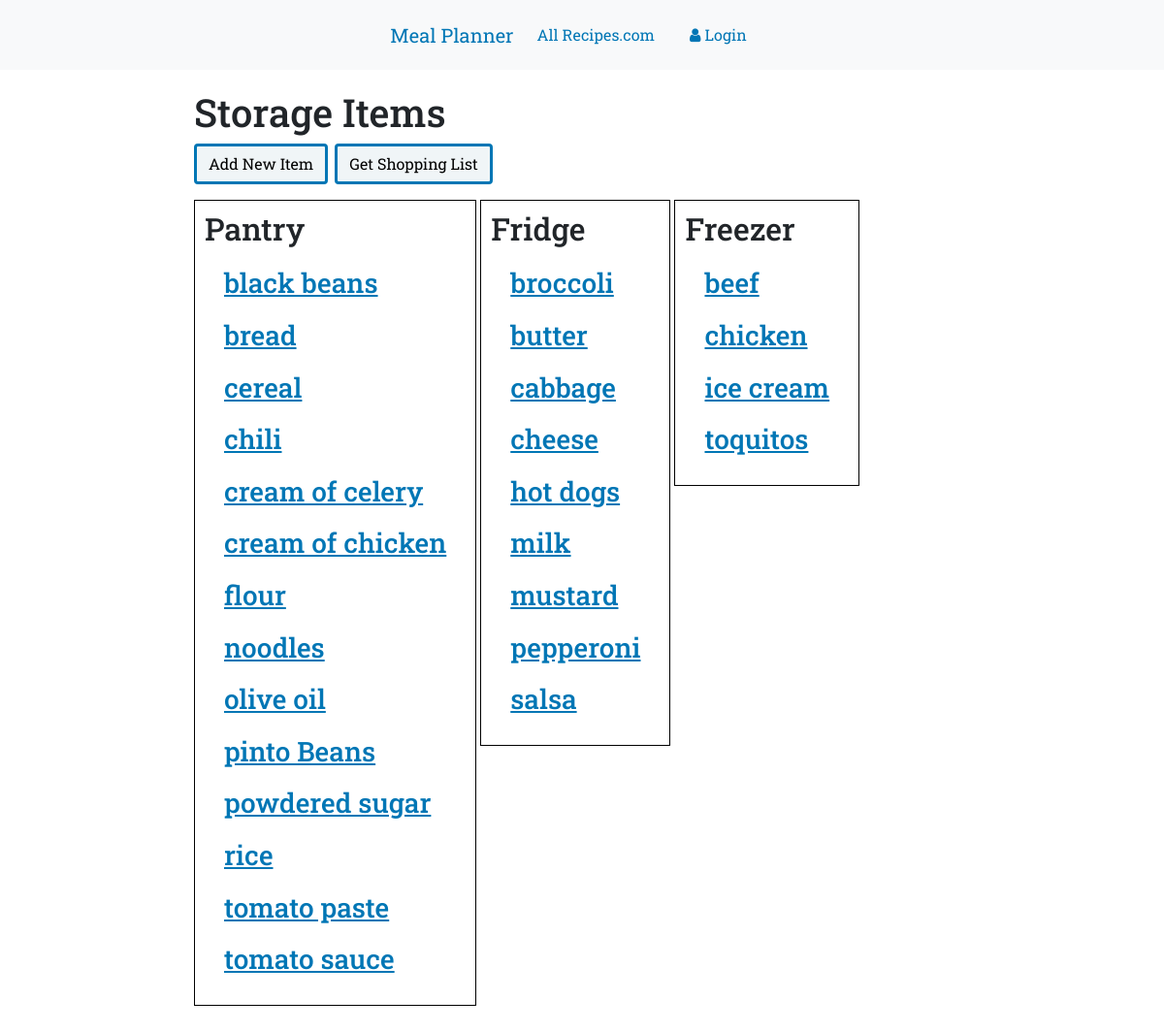
The page /storageitem/ on the database its author committed.
### appFood/models.py (models this page shows, shortened)
class StorageItem(models.Model):
    PANTRY = 1
    FRIDGE = 2
    FREEZER = 3
    LOCALE = (
        (PANTRY, ('Room temp storage')),
        (FRIDGE, ('Fridge - cold storage')),
        (FREEZER, ('Freezer - really cold storage')),
    )
    item_name = models.CharField(max_length=250)
    storage_type = models.PositiveSmallIntegerField(choices = LOCALE, default = PANTRY,)
    container_type = models.CharField(max_length=50, default = 'null')
    quant_onHand = models.PositiveIntegerField(default=0)
    quant_amount = models.DecimalField(max_digits=5, decimal_places=2)
    item_count = models.PositiveIntegerField(default=0)
    class Meta:
        ordering = ['item_name']

### appFood/views.py (the view)
# urls.py: path('storageitem/', views.StorageItemListView.as_view(), name='storageitem_list'),
class StorageItemListView(ListView):
    model = StorageItem

### appFood/templates/appFood/storageitem_list.html (shortened to what this page needs)
{% extends "appFood/base.html" %}
{% block content %}
<div class="content">
  <div class="center">
    <h1>Storage Items</h1>
      <a class='btn btn-info' href="{% url 'storageitem_new' %}">Add New Item</a>
      <a class='btn btn-info' href="{% url 'shopping_list' %}">Get Shopping List</a>
  </div>
  <div class="sidebyside">
    <h2>Pantry</h2>
    {% for item in storageitem_list %}
    <div class='clearfix'>
      {% if item.storage_type == 1 %}
        <h3><a href="{% url 'storageitem_detail' pk=item.pk %}">{{ item.item_name }}</a></h3>
      {% endif %}
    </div>
    {% empty %}
    <li>No Objects yet</li>
    {% endfor %}
  </div>
  <div class="sidebyside">
    <h2>Fridge</h2>
    {% for item in storageitem_list %}
    <div class='clearfix'>
      {% if item.storage_type == 2 %}
        <h3><a href="{% url 'storageitem_detail' pk=item.pk %}">{{ item.item_name }}</a></h3>
      {% endif %}
    </div>
    {% empty %}
    <li>No Objects yet</li>
    {% endfor %}
  </div>
  <div class="sidebyside">
    <h2>Freezer</h2>
    {% for item in storageitem_list %}
    <div class='clearfix'>
      {% if item.storage_type == 3 %}
        <h3><a href="{% url 'storageitem_detail' pk=item.pk %}">{{ item.item_name }}</a></h3>
      {% endif %}
    </div>
    {% empty %}
    <li>No Objects yet</li>
    {% endfor %}
  </div>
</div>
{% endblock %}

### appFood/static/css/food.css (style rules this page uses)
body { font-family: 'Roboto Slab', serif; }
.center { margin-top: 0; margin-bottom: 0; align-content: center; }
.content { margin: 20px 200px 70px; }
.sidebyside { display: inline-block; padding: 10px; border: 1px solid black; vertical-align: top; }
.btn { outline: none; color: black; background-color: #f0f5f7; border: 3px solid #0076b5; box-shadow: 0 0 0 0; margin-right: 3px; }
.clearfix { margin: 20px; }
a { color: #0076b5; }

### rows shown on the page
StorageItem: item_name "black beans"
StorageItem: item_name "bread"
StorageItem: item_name "cereal"
StorageItem: item_name "chili"
StorageItem: item_name "cream of celery"
StorageItem: item_name "cream of chicken"
StorageItem: item_name "flour"
StorageItem: item_name "noodles"
StorageItem: item_name "olive oil"
StorageItem: item_name "pinto Beans"
StorageItem: item_name "powdered sugar"
StorageItem: item_name "rice"
StorageItem: item_name "tomato paste"
StorageItem: item_name "tomato sauce"
StorageItem: item_name "broccoli"
StorageItem: item_name "butter"
StorageItem: item_name "cabbage"
StorageItem: item_name "cheese"
StorageItem: item_name "hot dogs"
StorageItem: item_name "milk"
StorageItem: item_name "mustard"
StorageItem: item_name "pepperoni"
StorageItem: item_name "salsa"
StorageItem: item_name "beef"
StorageItem: item_name "chicken"
StorageItem: item_name "ice cream"
StorageItem: item_name "toquitos"
